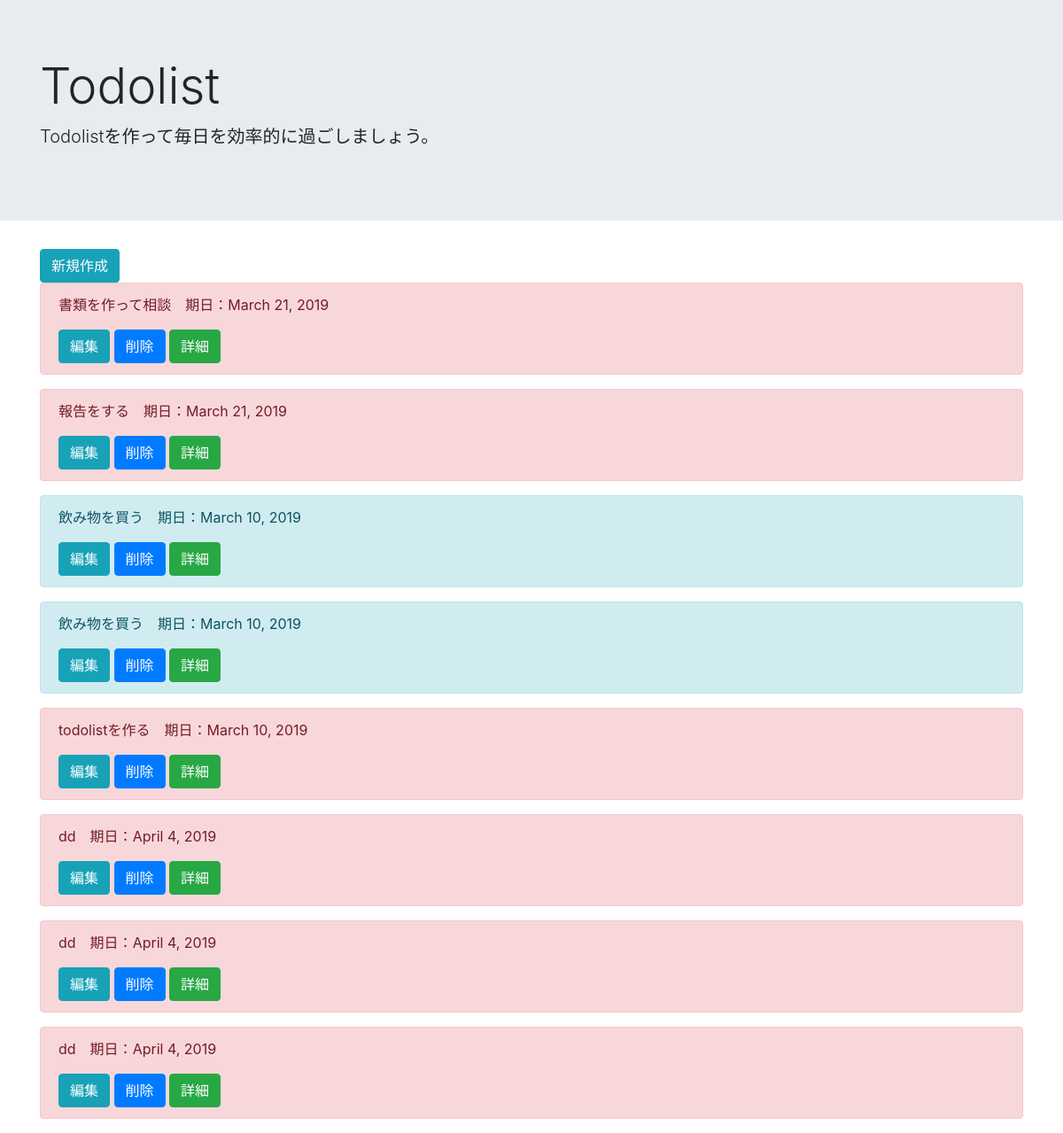
Page /list/ on the committed database.
### todo/models.py (models this page shows, shortened)
class TodoModel(models.Model):
    title = models.CharField(max_length=100)
    memo = models.TextField()
    priority = models.CharField(
        max_length = 50,
        choices = PRIORITY
    )
    duedate = models.DateField()

### todo/views.py (the view)
# urls.py: path('list/', TodoList.as_view(), name='list'),
class TodoList(ListView):
    template_name = 'list.html'
    model = TodoModel

### templates/list.html
{% extends 'base.html' %}
{% block header %}
<div class="jumbotron jumbotron-fluid">
    <div class="container">
        <h1 class="display-4">Todolist</h1>
        <p class="lead">Todolistを作って毎日を効率的に過ごしましょう。</p>
    </div>
</div>
{% endblock %}
{% block content %}
<div class='container'>
    <a href="{% url 'create' %}" class="btn btn-info" tabindex="-1" role="button" aria-disabled="true">新規作成</a>
    {% for item in object_list %}
    <div class="alert alert-{{ item.priority }}" role="alert">
        <p>{{ item.title }}　期日：{{ item.duedate }}</p>
        <a href="{% url 'update' item.pk  %}" class="btn btn-info" tabindex="-1" role="button"
            aria-disabled="true">編集</a>
        <a href="{% url 'delete' item.pk %}" class="btn btn-primary" tabindex="-1" role="button"
            aria-disabled="true">削除</a>
        <a href="{% url 'detail' item.pk %}" class="btn btn-success" tabindex="-1" role="button"
            aria-disabled="true">詳細</a>
    </div>
    {% endfor %}
</div>
{% endblock content %}

### templates/base.html (shortened to what this page needs)
<!doctype html>
<html lang="en">
<head>
    <link rel="stylesheet" href="https://stackpath.bootstrapcdn.com/bootstrap/4.3.1/css/bootstrap.min.css"
>
</head>
<body>
    {% block header %}
    {% endblock header %}
    {% block content %}
    {% endblock content %}
</body>
</html>

### rows in the picture
TodoModel: title "書類を作って相談", duedate "March 21, 2019"
TodoModel: title "報告をする", duedate "March 21, 2019"
TodoModel: title "飲み物を買う", duedate "March 10, 2019"
TodoModel: title "飲み物を買う", duedate "March 10, 2019"
TodoModel: title "todolistを作る", duedate "March 10, 2019"
TodoModel: title "dd", duedate "April 4, 2019"
TodoModel: title "dd", duedate "April 4, 2019"
TodoModel: title "dd", duedate "April 4, 2019"
